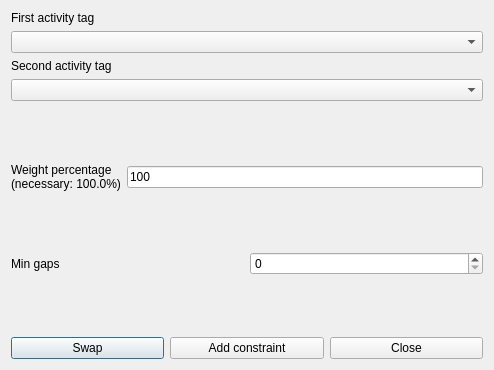
<?xml version="1.0" encoding="UTF-8"?>
<ui version="4.0">
 <class>AddConstraintStudentsMinGapsBetweenOrderedPairOfActivityTagsBetweenMorningAndAfternoonForm_template</class>
 <widget class="QDialog" name="AddConstraintStudentsMinGapsBetweenOrderedPairOfActivityTagsBetweenMorningAndAfternoonForm_template">
  <property name="geometry">
   <rect>
    <x>0</x>
    <y>0</y>
    <width>494</width>
    <height>370</height>
   </rect>
  </property>
  <property name="windowTitle">
   <string extracomment="This is the title of the dialog to add a new constraint of this type">Add students min gaps between ordered pair of activity tags between morning and afternoon</string>
  </property>
  <layout class="QVBoxLayout" name="verticalLayout_2">
   <item>
    <layout class="QVBoxLayout" name="verticalLayout">
     <item>
      <widget class="QLabel" name="firstActivityTagTextLabel">
       <property name="frameShape">
        <enum>QFrame::NoFrame</enum>
       </property>
       <property name="frameShadow">
        <enum>QFrame::Plain</enum>
       </property>
       <property name="text">
        <string>First activity tag</string>
       </property>
       <property name="wordWrap">
        <bool>false</bool>
       </property>
      </widget>
     </item>
     <item>
      <widget class="QComboBox" name="firstActivityTagComboBox">
       <property name="editable">
        <bool>false</bool>
       </property>
       <property name="insertPolicy">
        <enum>QComboBox::NoInsert</enum>
       </property>
       <property name="duplicatesEnabled">
        <bool>false</bool>
       </property>
      </widget>
     </item>
     <item>
      <widget class="QLabel" name="secondActivityTagTextLabel">
       <property name="frameShape">
        <enum>QFrame::NoFrame</enum>
       </property>
       <property name="frameShadow">
        <enum>QFrame::Plain</enum>
       </property>
       <property name="text">
        <string>Second activity tag</string>
       </property>
       <property name="wordWrap">
        <bool>false</bool>
       </property>
      </widget>
     </item>
     <item>
      <widget class="QComboBox" name="secondActivityTagComboBox">
       <property name="editable">
        <bool>false</bool>
       </property>
       <property name="insertPolicy">
        <enum>QComboBox::NoInsert</enum>
       </property>
       <property name="duplicatesEnabled">
        <bool>false</bool>
       </property>
      </widget>
     </item>
    </layout>
   </item>
   <item>
    <spacer name="spacer1">
     <property name="orientation">
      <enum>Qt::Vertical</enum>
     </property>
     <property name="sizeType">
      <enum>QSizePolicy::Expanding</enum>
     </property>
     <property name="sizeHint" stdset="0">
      <size>
       <width>20</width>
       <height>31</height>
      </size>
     </property>
    </spacer>
   </item>
   <item>
    <layout class="QHBoxLayout" name="horizontalLayout">
     <item>
      <widget class="QLabel" name="weightTextLabel">
       <property name="frameShape">
        <enum>QFrame::NoFrame</enum>
       </property>
       <property name="frameShadow">
        <enum>QFrame::Plain</enum>
       </property>
       <property name="text">
        <string>Weight percentage
(necessary: 100.0%)</string>
       </property>
       <property name="wordWrap">
        <bool>false</bool>
       </property>
      </widget>
     </item>
     <item>
      <widget class="QLineEdit" name="weightLineEdit">
       <property name="text">
        <string notr="true">100</string>
       </property>
      </widget>
     </item>
    </layout>
   </item>
   <item>
    <spacer name="spacer1_2">
     <property name="orientation">
      <enum>Qt::Vertical</enum>
     </property>
     <property name="sizeType">
      <enum>QSizePolicy::Expanding</enum>
     </property>
     <property name="sizeHint" stdset="0">
      <size>
       <width>20</width>
       <height>18</height>
      </size>
     </property>
    </spacer>
   </item>
   <item>
    <layout class="QHBoxLayout" name="horizontalLayout_2">
     <item>
      <widget class="QLabel" name="minGapsTextLabel">
       <property name="frameShape">
        <enum>QFrame::NoFrame</enum>
       </property>
       <property name="frameShadow">
        <enum>QFrame::Plain</enum>
       </property>
       <property name="text">
        <string>Min gaps</string>
       </property>
       <property name="wordWrap">
        <bool>false</bool>
       </property>
      </widget>
     </item>
     <item>
      <widget class="QSpinBox" name="minGapsSpinBox"/>
     </item>
    </layout>
   </item>
   <item>
    <spacer name="spacer1_3">
     <property name="orientation">
      <enum>Qt::Vertical</enum>
     </property>
     <property name="sizeType">
      <enum>QSizePolicy::Expanding</enum>
     </property>
     <property name="sizeHint" stdset="0">
      <size>
       <width>20</width>
       <height>16</height>
      </size>
     </property>
    </spacer>
   </item>
   <item>
    <layout class="QHBoxLayout">
     <item>
      <widget class="QPushButton" name="swapPushButton">
       <property name="text">
        <string comment="Interchange (swap) the two selected activity tags in the dialog">Swap</string>
       </property>
      </widget>
     </item>
     <item>
      <widget class="QPushButton" name="addConstraintPushButton">
       <property name="text">
        <string>Add constraint</string>
       </property>
      </widget>
     </item>
     <item>
      <widget class="QPushButton" name="closePushButton">
       <property name="text">
        <string>Close</string>
       </property>
      </widget>
     </item>
    </layout>
   </item>
  </layout>
 </widget>
 <layoutdefault spacing="6" margin="11"/>
 <resources/>
 <connections/>
</ui>
